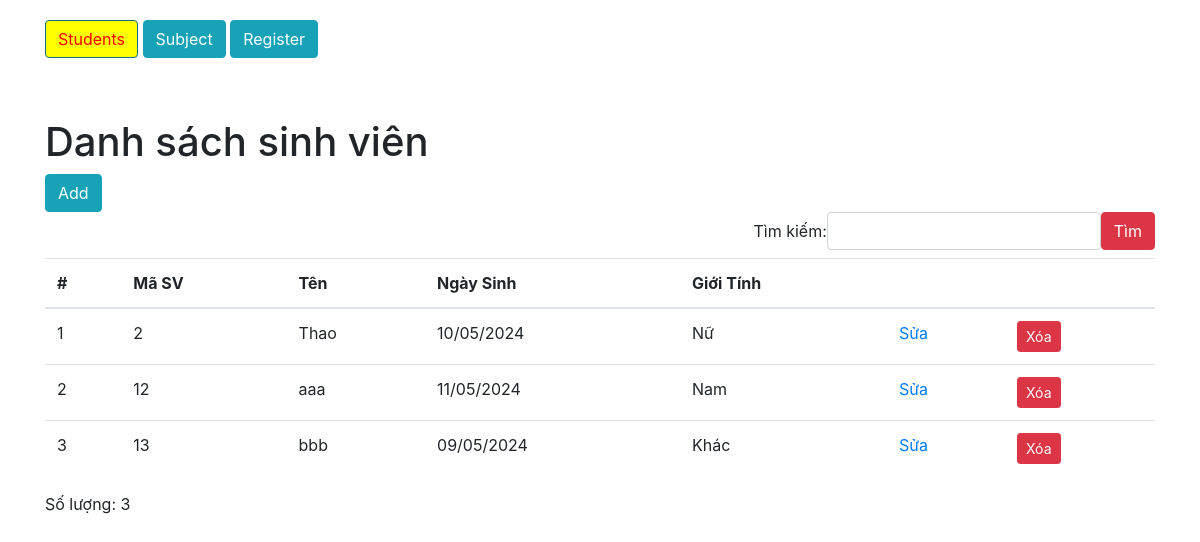
The app's page /qlsvmvc/index.php, older data.
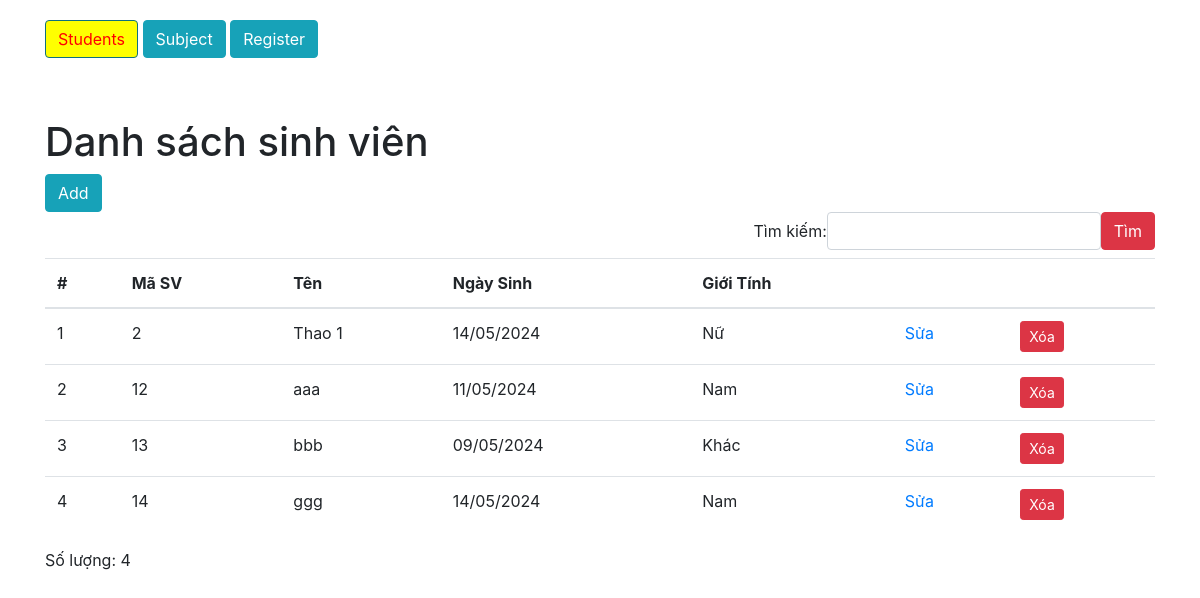
The same page, newer data.
### tables this page shows
CREATE TABLE `student` (
  `id` int(11) NOT NULL,
  `name` varchar(50) NOT NULL,
  `birthday` date NOT NULL,
  `gender` tinyint(4) NOT NULL COMMENT '0-nam 1-nữ 2-khác'
);

### qlsvmvc/controller/StudentController.php (called while the page is built, shortened)
<?php
class StudentController
{
    function list()
    {
        $studentRepository = new StudentRepository();
        $search = "";
        if (isset($_GET['search'])) {
            $search = $_GET['search'];
            $students = $studentRepository->getBySearch($search);
        } else {
            $students = $studentRepository->getAll();
        }
        require 'view/student/list.php';
    }
}

### qlsvmvc/index.php (called while the page is built, shortened)
<?php
require "connectDB.php";
require "functions.php";
require "model/Student.php";
require "model/StudentRepository.php";
$a = $_GET['a'] ?? 'list';
$controller = new $controllerName();
$controller->$a();

### qlsvmvc/model/StudentRepository.php (called while the page is built, shortened)
<?php
class StudentRepository
{
    function getAll()
    {
        return $this->fetch();
    }
    public function fetch($cond = null)
    {
        global $conn;
        $sql = "SELECT * FROM student";
        $result = $conn->query($sql);
        $students = [];
        if ($result->num_rows > 0) {
            while ($row = $result->fetch_assoc()) {
                $student = new Student($row['id'], $row['name'], $row['birthday'], $row['gender']);
                $students[] = $student;
            }
        }
        return $students;
    }
}

### qlsvmvc/model/Student.php (called while the page is built, shortened)
<?php
class Student
{
    function __construct($id, $name, $birthday, $gender)
    {
        $this->id = $id;
        $this->name = $name;
        $this->birthday = $birthday;
        $this->gender = $gender;
    }
}

### qlsvmvc/functions.php (called while the page is built)
<?php
function formatVietNamDate($date)
{
    $timestamp = strtotime($date);
    $formatVNDate = date("d/m/Y", $timestamp);
    return $formatVNDate;
}
function getGenderName($gender)
{
    $genderMap = [0 => "Nam", 1 => "Nữ", 2 => "Khác"];
    $genderName = $genderMap[$gender];
    return $genderName;
}

### qlsvmvc/view/student/list.php (the view)
<?php require "layout/header.php" ?>
<h1>Danh sách sinh viên</h1>
<a href="/?a=add" class="btn btn-info">Add</a>
<form action="/" method="GET">
	<label class="form-inline justify-content-end">Tìm kiếm: <input type="search" name="search" class="form-control" value="<?=$search?>">
		<button class="btn btn-danger">Tìm</button>
	</label>
</form>
<table class="table table-hover">
	<thead>
		<tr>
			<th>#</th>
			<th>Mã SV</th>
			<th>Tên</th>
			<th>Ngày Sinh</th>
			<th>Giới Tính</th>
			<th></th>
			<th></th>
		</tr>
	</thead>
	<tbody>
		<?php $order = 0; ?>
		<?php foreach ($students as $student) : ?>
			<?php $order++; ?>
			<tr>
				<td><?= $order ?></td>
				<td><?= $student->id ?></td>
				<td><?= $student->name ?></td>
				<td><?= formatVietNamDate($student->birthday) ?></td>
				<td><?= getGenderName($student->gender) ?></td>
				<td><a href="/?a=edit&id=<?= $student->id ?>">Sửa</a></td>
				<td><button class="btn btn-danger btn-sm delete" data-url="/?a=delete&id=<?= $student->id ?>" type="student">Xóa</button></td>
			</tr>
		<?php endforeach ?>
	</tbody>
</table>
<div>
	<span>Số lượng: <?= count($students) ?></span>
</div>
<?php require "layout/footer.php" ?>

Row changes from the older to the newer data that the page shows:
changed student "Nữ": name "Thao" → "Thao 1"; birthday "10/05/2024" → "14/05/2024"
added student: id "14", name "ggg", birthday "14/05/2024", gender "Nam"
Text that changed along with them:
count($students): "3" → "4"
